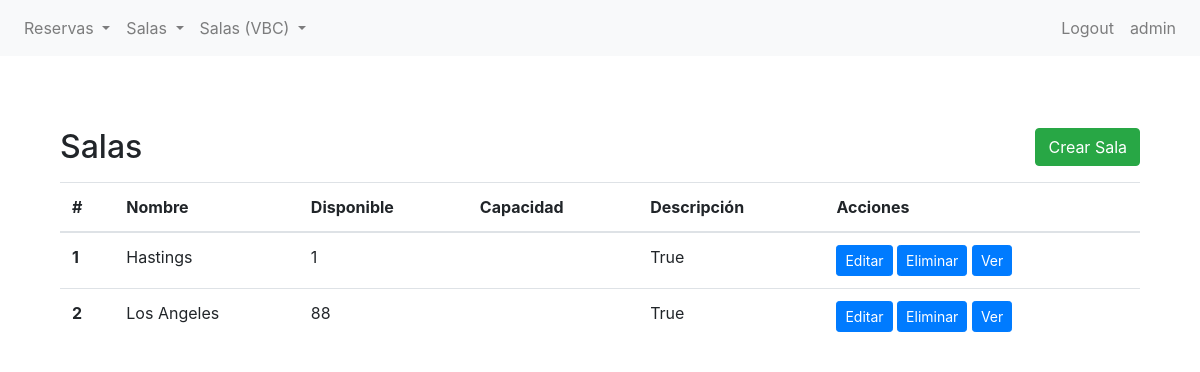
Before: /bookings/sala/vbc/list (signed in) with the older database file.
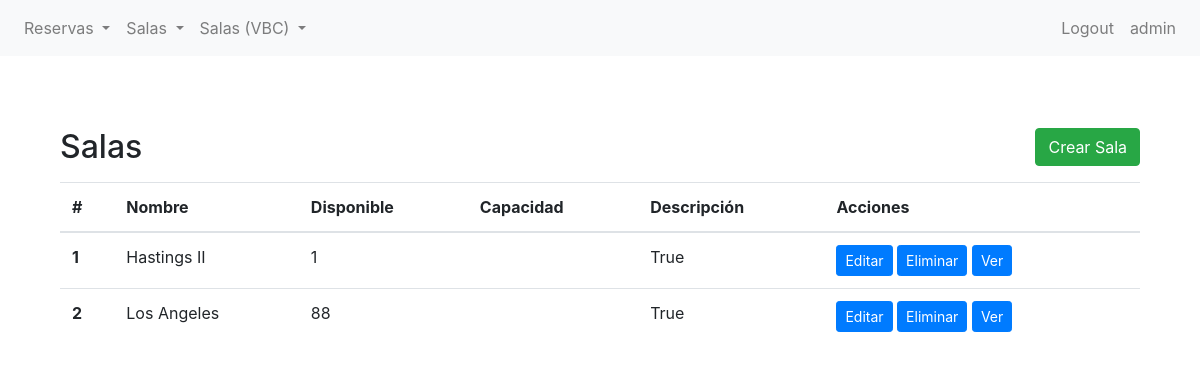
After: the same page with the newer database file.
### bookings/models.py (models this page shows, shortened)
class Sala(models.Model):
    nombre = models.CharField(max_length=100)
    disponible = models.BooleanField(default=True)
    capacidad = models.IntegerField()
    descripcion = models.TextField(blank=True, null=True)

### bookings/views.py (the view)
# urls.py: path("sala/vbc/list", SalaListView.as_view(), name="vbc_sala_list"),
class SalaListView(LoginRequiredMixin, ListView):
    model = Sala
    template_name = "bookings/vbc/sala_list.html"
    context_object_name = "ADRIANDARGELOS"

### bookings/templates/bookings/vbc/sala_list.html (shortened to what this page needs)
{% extends 'bookings/base.html' %}
{% block content %}
<section class="py-5">
    <div class="container">
        <div class="d-flex justify-content-between align-items-center mb-3">
            <h2 class="mb-0">Salas</h2>
            <a href="{% url 'vbc_sala_create' %}" class="btn btn-success">Crear Sala</a>
        </div>
        <table class="table">
            <thead>
                <tr>
                    <th scope="col">#</th>
                    <th scope="col">Nombre</th>
                    <th scope="col">Disponible</th>
                    <th scope="col">Capacidad</th>
                    <th scope="col">Descripción</th>
                    <th scope="col">Acciones</th>
                </tr>
            </thead>
            <tbody>
                {% if ADRIANDARGELOS %}
                {% for sala in ADRIANDARGELOS %}
                <tr>
                    <th scope="row">{{ forloop.counter }}</th>
                    <td>{{ sala.nombre }}</td>
                    <td>{{ sala.capacidad }}</td>
                    <td>{{ sala.descripcion }}</td>
                    <td>{{ sala.disponible }}</td>
                    <td>
                        <a href="{% url 'vbc_sala_update' sala.id %}" class="btn btn-primary btn-sm">Editar</a>
                        <a href="{% url 'vbc_sala_delete' sala.id %}" class="btn btn-primary btn-sm">Eliminar</a>
                        <a href="{% url 'vbc_sala_detail' sala.id %}" class="btn btn-primary btn-sm">Ver</a>
                    </td>
                </tr>
                {% endfor %}
                {% else %}
                <tr>
                    <td colspan="7">No hay Salas.</td>
                </tr>
                {% endif %}
            </tbody>
        </table>
    </div>
</section>
{% endblock %}

Changed rows visible on the page:
changed Sala: nombre "Hastings" → "Hastings II"
